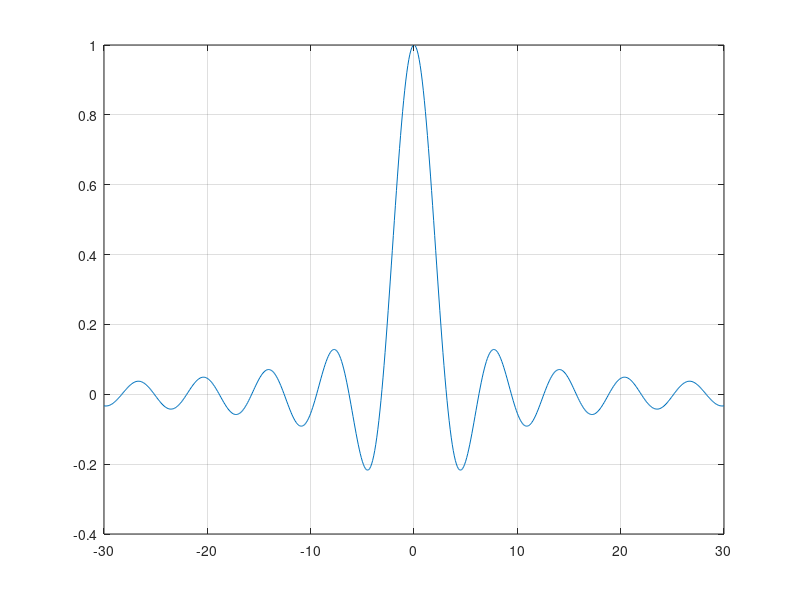

The MATLAB source for this figure:
% Example 1.56

% Ορισμός κλίμακας χρόνου
t = -30 : 0.1 : 30;
% Υπολογισμός συνάρτησης δειγματοληψίας
x = sin(t) ./ t; 
% Σχεδίαση συνάρτησης δειγματοληψίας
plot(t, x); grid on
